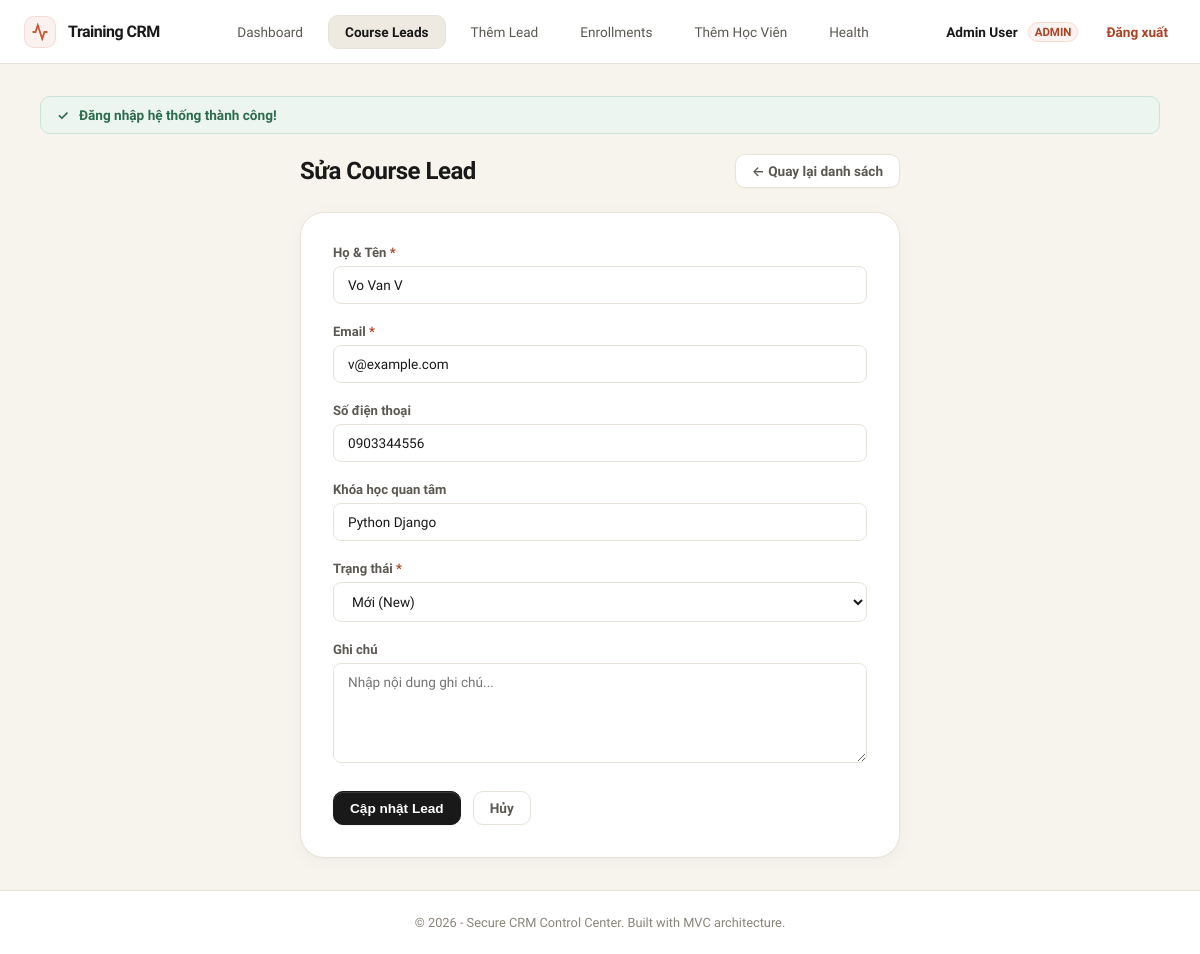
The page /leads/edit?id=22 (signed in) on the database its author committed.
### tables this page shows
CREATE TABLE course_leads (
    id INT AUTO_INCREMENT PRIMARY KEY,
    fullname VARCHAR(100) NOT NULL,
    email VARCHAR(150) NOT NULL UNIQUE,
    phone VARCHAR(20) DEFAULT NULL,
    status VARCHAR(50) DEFAULT 'new',
    interested_course VARCHAR(150) DEFAULT NULL,
    note TEXT DEFAULT NULL,
    created_at TIMESTAMP DEFAULT CURRENT_TIMESTAMP,
    updated_at TIMESTAMP DEFAULT CURRENT_TIMESTAMP ON UPDATE CURRENT_TIMESTAMP,
    deleted_at TIMESTAMP NULL DEFAULT NULL,
    INDEX idx_lead_status (status),
    INDEX idx_lead_created (created_at)
);

### app/Core/helpers.php (called while the page is built, shortened)
<?php
if (!function_exists('e')) {
    function e(?string $value): string {
        return htmlspecialchars($value ?? '', ENT_QUOTES | ENT_SUBSTITUTE, 'UTF-8');
    }
}
if (!function_exists('render')) {
    function render(string $view, array $data = []): void {
        $old = $_SESSION['old_input'] ?? [];
        extract($data);
        require __DIR__ . '/../Views/' . $view . '.php';
        require __DIR__ . '/../Views/layouts/main.php';
    }
}
if (!function_exists('old')) {
    function old(string $key, array $old = [], string $default = ''): string {
        return (string)($old[$key] ?? $default);
    }
}

### app/Controllers/LeadController.php (called while the page is built, shortened)
<?php
class LeadController
{
    private LeadService $service;
    public function __construct(LeadService $service = null)
    {
        $this->service = $service ?? new LeadService();
    }
    public function edit(): void
    {
        $id = (int)($_GET['id'] ?? 0);
        $lead = $this->service->findLeadById($id);
        render('leads/edit', [
            'title' => 'Sửa Course Lead',
            'lead' => $lead
        ]);
    }
}

### public/index.php (called while the page is built, shortened)
<?php
spl_autoload_register(function ($class) {
    $prefix = 'App\\';
    $base_dir = __DIR__ . '/../app/';
    $len = strlen($prefix);
    $relative_class = substr($class, $len);
    $file = $base_dir . str_replace('\\', '/', $relative_class) . '.php';
});
require_once __DIR__ . '/../app/Core/helpers.php';
try {
    $router = new Router();
    $router->add('GET', '/', 'HomeController@index');
    $router->add('POST', '/leads/public-store', 'HomeController@publicStore');
    $router->add('GET', '/login', 'AuthController@login');
    $router->add('POST', '/login', 'AuthController@handleLogin');
    $router->add('POST', '/logout', 'AuthController@logout');
    $router->add('GET', '/dashboard', 'DashboardController@index');
    $router->add('GET', '/leads', 'LeadController@index');
    $router->add('GET', '/leads/create', 'LeadController@create');
    $router->add('POST', '/leads/store', 'LeadController@store');
    $router->add('GET', '/leads/edit', 'LeadController@edit');
    $router->add('POST', '/leads/update', 'LeadController@update');
    $router->add('POST', '/leads/delete', 'LeadController@delete');
    $router->add('GET', '/enrollments', 'EnrollmentController@index');
    $router->add('GET', '/enrollments/create', 'EnrollmentController@create');
    $router->add('POST', '/enrollments/store', 'EnrollmentController@store');
    $router->add('GET', '/enrollments/edit', 'EnrollmentController@edit');
    $router->add('POST', '/enrollments/update', 'EnrollmentController@update');
    $router->add('POST', '/enrollments/delete', 'EnrollmentController@delete');
    $router->add('GET', '/health', 'HealthController@index');
    $router->dispatch($_SERVER['REQUEST_METHOD'], $_SERVER['REQUEST_URI']);
} catch (\Throwable $e) {
    http_response_code(500);
    log_message("Exception: " . $e->getMessage() . "\n" . $e->getTraceAsString());
    $appConfig = file_exists(__DIR__ . '/../config/app.php') ? require __DIR__ . '/../config/app.php' : ['debug' => false];
    $errorMessage = ($appConfig['debug'] ?? false) ? $e->getMessage() : 'Đã có lỗi hệ thống xảy ra. Vui lòng liên hệ quản trị viên.';
    render('errors/500', [
        'title' => '500 Internal Error',
        'message' => $errorMessage
    ]);
}

### config/database.php (called while the page is built)
<?php
return [
    'host'     => getenv('DB_HOST') ?: '127.0.0.1',
    'database' => getenv('DB_NAME') ?: 'training_crm',
    'username' => getenv('DB_USER') ?: 'root',
    'password' => getenv('DB_PASS') !== false ? getenv('DB_PASS') : 'root',
    'charset'  => 'utf8mb4',
];

### app/Core/Database.php (called while the page is built, shortened)
<?php
class Database
{
    private static ?PDO $instance = null;
    public static function getInstance(): PDO
    {
        if (self::$instance === null) {
            $config = require __DIR__ . '/../../config/database.php';
            $dsn = "mysql:host={$config['host']};dbname={$config['database']};charset={$config['charset']}";
            self::$instance = new PDO($dsn, $config['username'], $config['password'], [
                PDO::ATTR_ERRMODE => PDO::ERRMODE_EXCEPTION,
                PDO::ATTR_DEFAULT_FETCH_MODE => PDO::FETCH_ASSOC,
                PDO::ATTR_EMULATE_PREPARES => false,
            ]);
        }
        return self::$instance;
    }
}

### app/Services/LeadService.php (called while the page is built, shortened)
<?php
class LeadService
{
    private LeadRepository $repo;
    public function __construct(LeadRepository $repo = null)
    {
        $this->repo = $repo ?? new LeadRepository();
    }
    public function findLeadById(int $id): ?array
    {
        return $this->repo->findById($id);
    }
}

### app/Repositories/LeadRepository.php (called while the page is built, shortened)
<?php
class LeadRepository
{
    private PDO $db;
    public function __construct(PDO $db = null)
    {
        $this->db = $db ?? \App\Core\Database::getInstance();
    }
    public function findById(int $id): ?array
    {
        $stmt = $this->db->prepare("SELECT * FROM course_leads WHERE id = :id AND deleted_at IS NULL LIMIT 1");
        $stmt->execute(['id' => $id]);
        $lead = $stmt->fetch();
        return $lead ?: null;
    }
}

### app/Views/leads/edit.php (the view, shortened to what this page needs)
<div style="max-width: 600px; margin: 0 auto;">
    <div class="index-header" style="margin-bottom: 24px;">
        <h1><?= e($title) ?></h1>
        <a href="/leads" class="btn secondary">&larr; Quay lại danh sách</a>
    </div>
    <div class="form-card-horizontal" style="border-color: var(--border-light);">
        <form method="POST" action="/leads/update">
            <div class="form-row">
                <label for="fullname">Họ & Tên <span style="color:var(--danger-text)">*</span></label>
                <div class="input-container">
                    <input type="text" id="fullname" name="fullname" class="<?= isset($errors['fullname']) ? 'input-error' : '' ?>" value="<?= e(old('fullname', $old, $lead['fullname'] ?? '')) ?>" placeholder="Nhập họ tên...">
                </div>
            </div>
            <div class="form-row">
                <label for="email">Email <span style="color:var(--danger-text)">*</span></label>
                <div class="input-container">
                    <input type="email" id="email" name="email" class="<?= isset($errors['email']) ? 'input-error' : '' ?>" value="<?= e(old('email', $old, $lead['email'] ?? '')) ?>" placeholder="example@email.com">
                </div>
            </div>
            <div class="form-row">
                <label for="phone">Số điện thoại</label>
                <div class="input-container">
                    <input type="text" id="phone" name="phone" class="<?= isset($errors['phone']) ? 'input-error' : '' ?>" value="<?= e(old('phone', $old, $lead['phone'] ?? '')) ?>" placeholder="0909000000">
                </div>
            </div>
            <div class="form-row">
                <label for="interested_course">Khóa học quan tâm</label>
                <div class="input-container">
                    <input type="text" id="interested_course" name="interested_course" class="<?= isset($errors['interested_course']) ? 'input-error' : '' ?>" value="<?= e(old('interested_course', $old, $lead['interested_course'] ?? '')) ?>" placeholder="Ví dụ: PHP MVC Framework, ReactJS Frontend...">
                </div>
            </div>
            <div class="form-row">
                <label for="status">Trạng thái <span style="color:var(--danger-text)">*</span></label>
                <div class="input-container">
                    <select id="status" name="status" class="<?= isset($errors['status']) ? 'input-error' : '' ?>">
                        <?php
                        $statuses = [
                            'new' => 'Mới (New)',
                            'contacted' => 'Đã liên hệ (Contacted)',
                            'enrolled' => 'Đã nhập học (Enrolled)',
                            'lost' => 'Đã đóng/Không nhu cầu (Lost)'
                        ];
                        $selectedStatus = old('status', $old, $lead['status'] ?? 'new');
                        foreach ($statuses as $val => $label):
                        ?>
                            <option value="<?= e($val) ?>" <?= $selectedStatus === $val ? 'selected' : '' ?>><?= e($label) ?></option>
                        <?php endforeach; ?>
                    </select>
                </div>
            </div>
            <div class="form-row">
                <label for="note">Ghi chú</label>
                <div class="input-container">
                    <textarea id="note" name="note" class="<?= isset($errors['note']) ? 'input-error' : '' ?>" placeholder="Nhập nội dung ghi chú..."><?= e(old('note', $old, $lead['note'] ?? '')) ?></textarea>
                </div>
            </div>
            <div class="form-actions-horizontal">
                <button type="submit" class="btn primary">Cập nhật Lead</button>
                <a href="/leads" class="btn secondary">Hủy</a>
            </div>
        </form>
    </div>
</div>

### app/Core/Router.php (shortened to what this page needs)
<?php
class Router
{
    private array $routes = [];
    public function add(string $method, string $path, string $handler): void
    {
        $this->routes[] = [
            'method' => strtoupper($method),
            'path' => $path,
            'handler' => $handler
        ];
    }
    public function dispatch(string $method, string $uri): void
    {
        $method = strtoupper($method);
        $parts = parse_url($uri);
        $path = $parts['path'] ?? '/';
        foreach ($this->routes as $route) {
            if ($route['path'] === $path) {
                if ($route['method'] === $method) {
                    [$controllerName, $action] = explode('@', $route['handler']);
                    $className = "App\\Controllers\\" . $controllerName;
                    if (class_exists($className)) {
                        $controller = new $className();
                        if (method_exists($controller, $action)) {
                            $controller->$action();
                            return;
                        }
                    }
                    throw new \Exception("Handler {$route['handler']} not found.");
                }
            }
        }
        exit;
    }
}

### public/assets/style.css (style rules this page uses)
:root { --bg-main: #f7f4ed; --bg-surface: #ffffff; --bg-surface-alt: #eeeae1; --text-main: #191919; --text-secondary: #5c5952; --text-muted: #8a857b; --primary: #191919; --primary-hover: #2b2823; --primary-glow: rgba(25, 25, 25, 0.04); --accent: #cc5a37; --accent-glow: rgba(204, 90, 55, 0.08); --border-light: #e8e3d9; --border-focus: #b0a99b; --success-bg: #edf5f1; --success-text: #2c6b4e; --success-border: #cbe3d7; --warning-bg: #fdf6e2; --warning-text: #855d14; --warning-border: #f5e6be; --danger-bg: #fdf3f0; --danger-text: #ab4426; --danger-border: #f7dbd2; --info-bg: #f5f2eb; --info-text: #5c5952; --info-border: #e8e3d9; --font-stack: 'Plus Jakarta Sans', -apple-system, BlinkMacSystemFont, "Segoe UI", Roboto, "Helvetica Neue", Arial, sans-serif; --font-serif: Georgia, Cambria, "Times New Roman", Times, serif; --font-mono: ui-monospace, SFMono-Regular, Menlo, Monaco, Consolas, "Liberation Mono", "Courier New", monospace; --radius-lg: 24px; --radius-md: 16px; --radius-sm: 10px; --shadow-sm: 0 1px 2px 0 rgba(0, 0, 0, 0.03); --shadow-md: 0 4px 6px -1px rgba(0, 0, 0, 0.03), 0 1px 2px -1px rgba(0, 0, 0, 0.03); --shadow-lg: 0 10px 15px -3px rgba(0, 0, 0, 0.03), 0 4px 6px -4px rgba(0, 0, 0, 0.03); }
* { box-sizing: border-box; margin: 0; padding: 0; }
body { background-color: var(--bg-main); color: var(--text-main); font-family: var(--font-stack); -webkit-font-smoothing: antialiased; -moz-osx-font-smoothing: grayscale; min-height: 100vh; display: flex; flex-direction: column; }
h1, h2, h3, h4, h5, h6, .brand-text, .main-title { font-family: var(--font-stack); font-weight: 800; letter-spacing: -0.03em; line-height: 1.2; }
.index-header, .form-header { display: flex; justify-content: space-between; align-items: center; margin-bottom: 24px; }
.index-header h1, .form-header h1 { font-size: 1.5rem; font-weight: 700; letter-spacing: -0.5px; color: var(--text-main); }
.btn { display: inline-flex; align-items: center; justify-content: center; padding: 8px 16px; font-size: 0.85rem; font-weight: 600; border-radius: var(--radius-sm); border: 1px solid transparent; cursor: pointer; text-decoration: none; transition: all 0.2s cubic-bezier(0.16, 1, 0.3, 1); gap: 6px; }
.btn.primary { background-color: var(--primary); color: #ffffff; border: 1px solid var(--primary); box-shadow: inset 0 1px 0 rgba(255, 255, 255, 0.15), 0 1px 2px rgba(0, 0, 0, 0.05); }
.btn.secondary { background-color: var(--bg-surface); color: var(--text-secondary); border: 1px solid var(--border-light); box-shadow: 0 1px 2px rgba(0, 0, 0, 0.02); }
.form-card-horizontal { background-color: var(--bg-surface); border: 1px solid var(--border-light); border-radius: var(--radius-lg); padding: 32px; box-shadow: 0 4px 20px rgba(0, 0, 0, 0.03), 0 1px 3px rgba(0, 0, 0, 0.02); }
.form-row { display: flex; flex-direction: column; align-items: stretch; margin-bottom: 20px; }
.form-row label { width: auto; font-size: 0.82rem; font-weight: 600; color: var(--text-secondary); padding-top: 0; padding-right: 0; margin-bottom: 6px; }
.form-row .input-container { width: 100%; }
input[type="text"], input[type="email"], input[type="password"], input[type="number"], input[type="datetime-local"], select, textarea { width: 100%; padding: 10px 14px; font-family: inherit; font-size: 0.85rem; border: 1px solid var(--border-light); border-radius: 8px; background-color: #ffffff; color: var(--text-main); transition: all 0.2s cubic-bezier(0.16, 1, 0.3, 1); }
textarea { resize: vertical; min-height: 100px; }
.form-actions-horizontal { display: flex; gap: 12px; margin-top: 24px; padding-left: 0; }

### rows shown on the page
course_leads: fullname "Vo Van V", email "v@example.com", phone "0903344556", interested_course "Python Django", status "Mới (New)"
